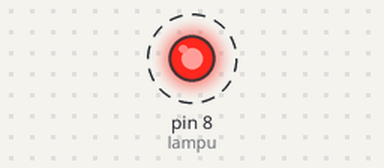
Bench run of a sketch on a simulated Arduino Uno, built with avr-gcc and run on an emulated ATmega328P. Parts: output pins drawn as LEDs (lit = HIGH). Dashed ring = blinking.

Above: at 0.5 s.
Timing chart, 0 to 4.6 s (numbered marks = the images above):
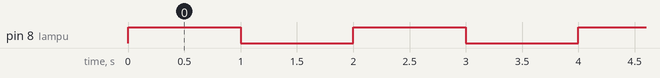

Measured:
- by itself, pin 8 (lampu): alternates HIGH for 1.0 s and LOW for 1.0 s

The sketch:

sketch.ino
```cpp
int lampu=8;
void setup() {
  // put your setup code here, to run once:
pinMode(lampu, OUTPUT);
digitalWrite(lampu, LOW);
}

void loop() {
  // put your main code here, to run repeatedly:
 digitalWrite(lampu, HIGH);   // turn the LED on (HIGH is the voltage level)
  delay(1000);                       // wait for a second
  digitalWrite(lampu, LOW);    // turn the LED off by making the voltage LOW
  delay(1000);
}
```
